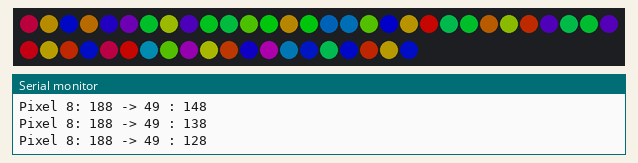
Simulated run of this sketch. Board: Arduino Uno, built with avr-gcc and run on an emulated ATmega328P. Shown: 50 RGB LEDs in strip order, left to right, continuing on the next row, the last lines printed to the serial monitor. Dim RGB values are drawn brighter than linear; random numbers use the default seed unless the sketch sets one.

Above: at 0.36 s.
At 4.65 s:
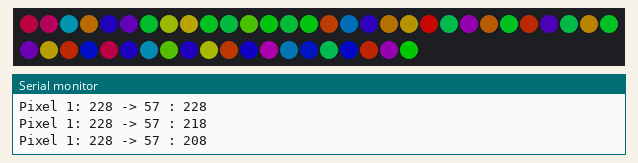
At 9.72 s:
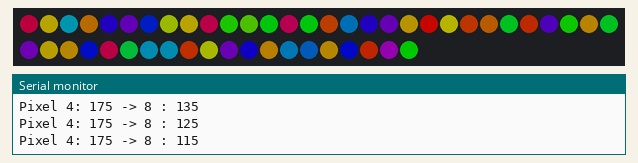
At 20.01 s:
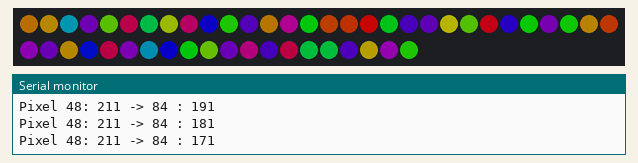
At 29.18 s:
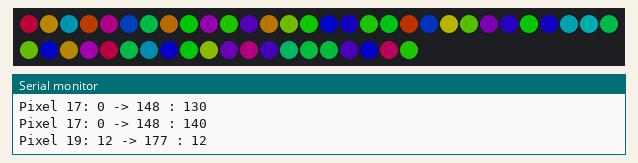
At 39.7 s:
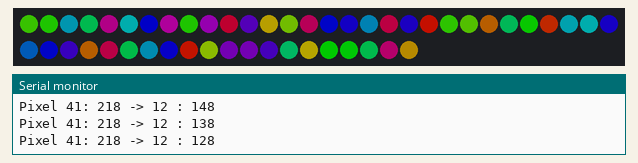

The sketch:

50_LED_RGB_Christmas.ino
```cpp
#include <FastLED.h>

const uint8_t LED_PIN = 2;
const int num_pixels = 50;

const int step_size = 10;
const int brightness = 100;
const int del = 20; // Zero for no delay

CRGB leds[num_pixels];
uint8_t hues[num_pixels];

void setup()
{
  // put your setup code here, to run once:
  uint8_t new_color;

  Serial.begin(115200);
  Serial.println("Starting");

  FastLED.addLeds<WS2811, LED_PIN>(leds, num_pixels);
  FastLED.setBrightness(brightness);

  for (int i = 0; i < num_pixels; i++)
  {
    new_color = random(255);
    leds[i].setHSV(new_color, 255, 255);
    hues[i] = new_color;
    FastLED.show();
  }
}

void loop()
{
  int num;
  uint8_t new_color, old_color;
  int start_time = millis();

  num = random(num_pixels);
  new_color = (uint8_t) random(255);
  old_color = hues[num];

  if (new_color > old_color)
    for (uint8_t i = old_color; i < new_color; i += min(step_size, 255 - i))
    {
      debug(num, old_color, new_color, i);
      leds[num].setHSV(i, 255, 255);
      FastLED.show();
      delay(del);
    }
  else
    for (uint8_t i = old_color; i > new_color; i -= min(step_size, i))
    {
      debug(num, old_color, new_color, i);
      leds[num].setHSV(i, 255, 255);
      FastLED.show();
      delay(del);
    }
  hues[num] = new_color;
}

void debug(int num, uint8_t old_color, uint8_t new_color, uint8_t current_color)
{
  Serial.print("Pixel ");
  Serial.print(num);
  Serial.print(": ");
  Serial.print(old_color);
  Serial.print(" -> ");
  Serial.print(new_color);
  Serial.print(" : ");
  Serial.println(current_color);
}
```
